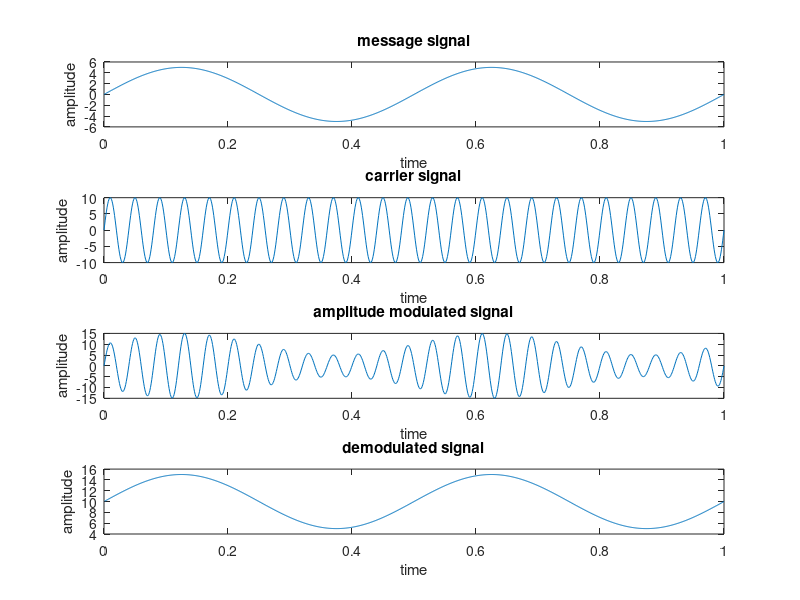

MATLAB code for this plot:
t=0:0.001:1;
vm=5;
vc=10;
fm=2;
fc=25;
m=vm*sin(2*pi*fm*t);
c=vc*sin(2*pi*fc*t);
amp=vc+m;
am=amp.*sin(2*pi*fc*t);
subplot(4,1,1);
plot(t,m);
xlabel('time');
ylabel('amplitude');
title('message signal');
subplot(4,1,2);
plot(t,c);
xlabel('time');
ylabel('amplitude');
title('carrier signal');
subplot(4,1,3);
plot(t,am);
xlabel('time');
ylabel('amplitude');
title('amplitude modulated signal');
demod = am./sin(2*pi*fc*t);
subplot(4,1,4);
plot(t,demod);
xlabel('time');
ylabel('amplitude');
title('demodulated signal');